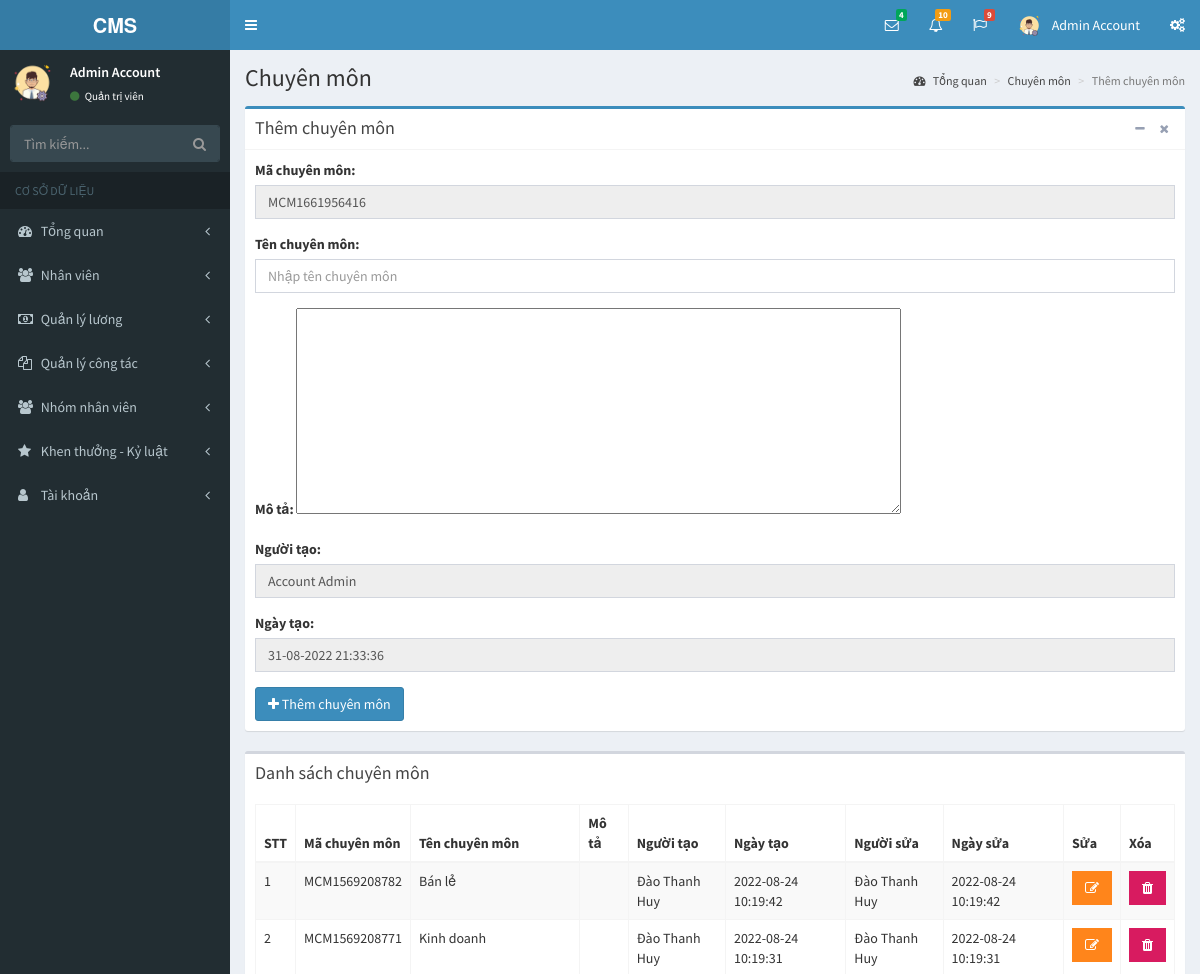
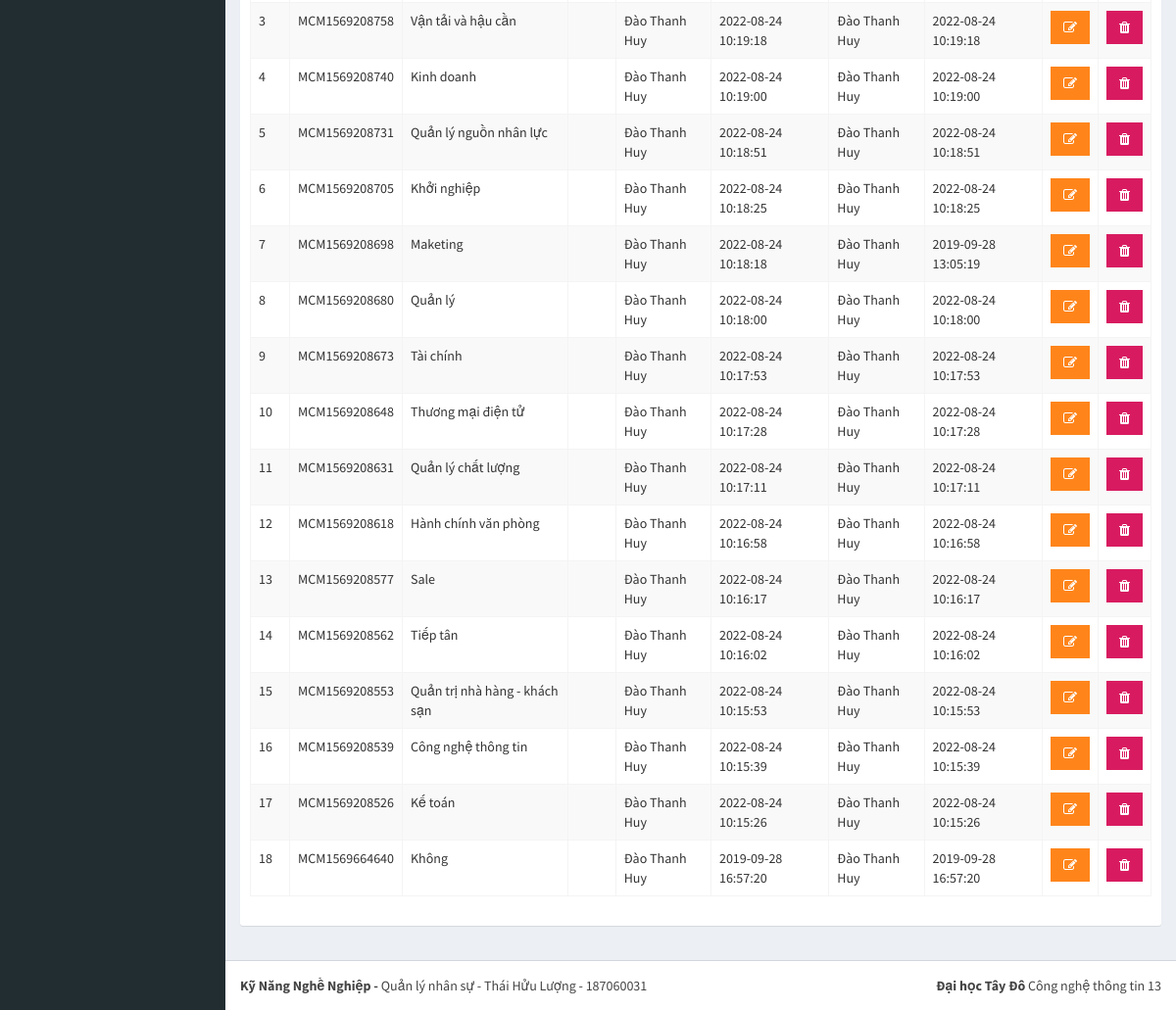
The app's page /pages/chuyen-mon.php (signed in) with its own data (2 pictures, top to bottom).
### tables this page shows
CREATE TABLE `tai_khoan` (
  `id` int(11) NOT NULL,
  `ho` varchar(50) NOT NULL,
  `ten` varchar(50) NOT NULL,
  `hinh_anh` varchar(50) NOT NULL,
  `email` varchar(50) NOT NULL,
  `mat_khau` varchar(50) NOT NULL,
  `so_dt` varchar(50) NOT NULL,
  `quyen` tinyint(1) NOT NULL,
  `trang_thai` tinyint(1) NOT NULL,
  `truy_cap` int(11) NOT NULL,
  `ngay_tao` datetime NOT NULL,
  `ngay_sua` datetime NOT NULL
);

CREATE TABLE `chuyen_mon` (
  `id` int(11) NOT NULL,
  `ma_chuyen_mon` varchar(50) NOT NULL,
  `ten_chuyen_mon` varchar(255) NOT NULL,
  `ghi_chu` varchar(255) NOT NULL,
  `nguoi_tao` varchar(50) NOT NULL,
  `ngay_tao` datetime NOT NULL,
  `nguoi_sua` varchar(50) NOT NULL,
  `ngay_sua` datetime NOT NULL
);

### pages/chuyen-mon.php (the view, shortened to what this page needs)
<?php
if(isset($_SESSION['username']) && isset($_SESSION['level']))
{
  include('../layouts/header.php');
  include('../layouts/topbar.php');
  include('../layouts/sidebar.php');
  $showData = "SELECT id, ma_chuyen_mon, ten_chuyen_mon, ghi_chu, nguoi_tao, ngay_tao, nguoi_sua, ngay_sua FROM chuyen_mon ORDER BY ngay_tao DESC";
  $result = mysqli_query($conn, $showData);
  $arrShow = array();
  while ($row = mysqli_fetch_array($result)) {
    $arrShow[] = $row;
  }
  $specialCode = "MCM" . time();
?>
  <div class="content-wrapper">
    <section class="content-header">
      <h1>
        Chuyên môn
      </h1>
      <ol class="breadcrumb">
        <li><a href="index.php?p=index&a=statistic"><i class="fa fa-dashboard"></i> Tổng quan</a></li>
        <li><a href="chuyen-mon.php?p=staff&a=specialize">Chuyên môn</a></li>
        <li class="active">Thêm chuyên môn</li>
      </ol>
    </section>
    <section class="content">
      <div class="row">
        <div class="col-xs-12">
          <div class="box box-primary">
            <div class="box-header with-border">
              <h3 class="box-title">Thêm chuyên môn</h3>
              <div class="box-tools pull-right">
                <button type="button" class="btn btn-box-tool" data-widget="collapse"><i class="fa fa-minus"></i></button>
                <button type="button" class="btn btn-box-tool" data-widget="remove"><i class="fa fa-remove"></i></button>
              </div>
            </div>
            <div class="box-body">
              <form action="" method="POST">
                <div class="row">
                  <div class="col-md-12">
                    <div class="form-group">
                      <label for="exampleInputEmail1">Mã chuyên môn: </label>
                      <input type="text" class="form-control" id="exampleInputEmail1" name="speacialCode" value="<?php echo $specialCode; ?>" readonly>
                    </div>
                    <div class="form-group">
                      <label for="exampleInputEmail1">Tên chuyên môn: </label>
                      <input type="text" class="form-control" id="exampleInputEmail1" placeholder="Nhập tên chuyên môn" name="titleSpecial">
                    </div>
                    <div class="form-group">
                      <label for="exampleInputEmail1">Mô tả: </label>
                      <textarea id="editor1" rows="10" cols="80" name="description">
                      </textarea>
                    </div>
                    <div class="form-group">
                      <label for="exampleInputEmail1">Người tạo: </label>
                      <input type="text" class="form-control" id="exampleInputEmail1" value="<?php echo $row_acc['ho']; ?> <?php echo $row_acc['ten']; ?>" name="personCreate" readonly>
                    </div>
                    <div class="form-group">
                      <label for="exampleInputEmail1">Ngày tạo: </label>
                      <input type="text" class="form-control" id="exampleInputEmail1" value="<?php echo date('d-m-Y H:i:s'); ?>" name="dateCreate" readonly>
                    </div>
                    <?php
                      if($_SESSION['level'] == 1)
                        echo "<button type='submit' class='btn btn-primary' name='save'><i class='fa fa-plus'></i> Thêm chuyên môn</button>";
                    ?>
                  </div>
                </div>
              </form>
            </div>
          </div>
          <div class="box">
            <div class="box-header">
              <h3 class="box-title">Danh sách chuyên môn</h3>
            </div>
            <div class="box-body">
              <div class="table-responsive">
                <table id="example1" class="table table-bordered table-striped">
                  <thead>
                  <tr>
                    <th>STT</th>
                    <th>Mã chuyên môn</th>
                    <th>Tên chuyên môn</th>
                    <th>Mô tả</th>
                    <th>Người tạo</th>
                    <th>Ngày tạo</th>
                    <th>Người sửa</th>
                    <th>Ngày sửa</th>
                    <th>Sửa</th>
                    <th>Xóa</th>
                  </tr>
                  </thead>
                  <tbody>
                  <?php
                    $count = 1;
                    foreach ($arrShow as $arrS)
                    {
                  ?>
                      <tr>
                        <td><?php echo $count; ?></td>
                        <td><?php echo $arrS['ma_chuyen_mon']; ?></td>
                        <td><?php echo $arrS['ten_chuyen_mon']; ?></td>
                        <td><?php echo $arrS['ghi_chu']; ?></td>
                        <td><?php echo $arrS['nguoi_tao']; ?></td>
                        <td><?php echo $arrS['ngay_tao']; ?></td>
                        <td><?php echo $arrS['nguoi_sua']; ?></td>
                        <td><?php echo $arrS['ngay_sua']; ?></td>
                        <th>
                          <?php
                            if($row_acc['quyen'] == 1)
                            {
                              echo "<form method='POST'>";
                              echo "<button type='submit' class='btn bg-orange btn-flat'  name='edit'><i class='fa fa-edit'></i></button>";
                              echo "</form>";
                            }
                            else
                            {
                              echo "<button type='button' class='btn bg-orange btn-flat' disabled><i class='fa fa-edit'></i></button>";
                            }
                          ?>
                        </th>
                        <th>
                          <?php
                            if($row_acc['quyen'] == 1)
                            {
                              echo "<button type='button' class='btn bg-maroon btn-flat' data-toggle='modal' data-target='#exampleModal' data-whatever='".$arrS['id']."'><i class='fa fa-trash'></i></button>";
                            }
                            else
                            {
                              echo "<button type='button' class='btn bg-maroon btn-flat' disabled><i class='fa fa-trash'></i></button>";
                            }
                          ?>
                        </th>
                      </tr>
                  <?php
                      $count++;
                    }
                  ?>
                  </tbody>
                </table>
              </div>
            </div>
          </div>
        </div>
      </div>
    </section>
  </div>
<?php
  include('../layouts/footer.php');
}
else
{
  header('Location: dang-nhap.php');
}
?>

### layouts/topbar.php (shortened to what this page needs)
<body class="hold-transition skin-blue sidebar-mini">
<div class="wrapper">
  <header class="main-header">
    <a href="index.php?p=index&a=statistic" class="logo">
      <span class="logo-lg"><b>CMS</b></span>
    </a>
    <nav class="navbar navbar-static-top">
      <a href="#" class="sidebar-toggle" data-toggle="push-menu" role="button">
      </a>
      <div class="navbar-custom-menu">
        <ul class="nav navbar-nav">
          <li class="dropdown messages-menu">
            <a href="#" class="dropdown-toggle" data-toggle="dropdown">
              <i class="fa fa-envelope-o"></i>
              <span class="label label-success">4</span>
            </a>
          </li>
          <li class="dropdown notifications-menu">
            <a href="#" class="dropdown-toggle" data-toggle="dropdown">
              <i class="fa fa-bell-o"></i>
              <span class="label label-warning">10</span>
            </a>
          </li>
          <li class="dropdown tasks-menu">
            <a href="#" class="dropdown-toggle" data-toggle="dropdown">
              <i class="fa fa-flag-o"></i>
              <span class="label label-danger">9</span>
            </a>
          </li>
          <li class="dropdown user user-menu">
            <a href="#" class="dropdown-toggle" data-toggle="dropdown">
              <img src="../uploads/images/<?php echo $row_acc['hinh_anh']; ?>" class="user-image" alt="User Image">
              <span class="hidden-xs"><?php echo $row_acc['ten']; ?> <?php echo $row_acc['ho']; ?></span>
            </a>
          </li>
          <li>
            <a href="#" data-toggle="control-sidebar"><i class="fa fa-gears"></i></a>
          </li>
        </ul>
      </div>
    </nav>
  </header>

### layouts/sidebar.php (shortened to what this page needs)
<aside class="main-sidebar">
  <section class="sidebar">
    <div class="user-panel">
      <div class="pull-left image">
        <img src="../uploads/images/<?php echo $row_acc['hinh_anh']; ?>" class="img-circle" alt="User Image">
      </div>
      <div class="pull-left info">
        <p>
          <?php echo $row_acc['ten']; ?> <?php echo $row_acc['ho']; ?>
        </p>
        <a href="#"><i class="fa fa-circle text-success"></i>
          <?php
            if($row_acc['quyen'] == 1)
            {
              echo "Quản trị viên";
            }
            else
            {
              echo "Nhân viên";
            }
          ?>
        </a>
      </div>
    </div>
    <form action="#" method="get" class="sidebar-form">
      <div class="input-group">
        <input type="text" name="q" class="form-control" placeholder="Tìm kiếm...">
        <span class="input-group-btn">
              <button type="submit" name="search" id="search-btn" class="btn btn-flat"><i class="fa fa-search"></i>
              </button>
            </span>
      </div>
    </form>
    <ul class="sidebar-menu" data-widget="tree">
      <li class="header">CƠ SỞ DỮ LIỆU</li>
      <li class="<?php if($p == 'index') echo 'active'; ?> treeview">
        <a href="#">
          <i class="fa fa-dashboard"></i> <span>Tổng quan</span>
          <span class="pull-right-container">
            <i class="fa fa-angle-left pull-right"></i>
          </span>
        </a>
      </li>
      <li class="<?php if($p == 'staff') echo 'active'; ?> treeview">
        <a href="#">
          <i class="fa fa-users"></i>
          <span>Nhân viên</span>
          <span class="pull-right-container">
            <i class="fa fa-angle-left pull-right"></i>
          </span>
        </a>
      </li>
      <li class="<?php if($p == 'salary') echo 'active'; ?> treeview">
        <a href="#">
          <i class="fa fa-money"></i>
          <span>Quản lý lương</span>
          <span class="pull-right-container">
            <i class="fa fa-angle-left pull-right"></i>
          </span>
        </a>
      </li>
      <li class="<?php if($p == 'collaborate') echo 'active'; ?> treeview">
        <a href="#">
          <i class="fa fa-files-o"></i>
          <span>Quản lý công tác</span>
          <span class="pull-right-container">
            <i class="fa fa-angle-left pull-right"></i>
          </span>
        </a>
      </li>
      <li class="<?php if($p == 'group') echo 'active'; ?> treeview">
        <a href="#">
          <i class="fa fa-users"></i> <span>Nhóm nhân viên</span>
          <span class="pull-right-container">
            <i class="fa fa-angle-left pull-right"></i>
          </span>
        </a>
      </li>
      <li class="<?php if($p == 'bonus-discipline') echo 'active'; ?> treeview">
        <a href="#">
          <i class="fa fa-star"></i> <span>Khen thưởng - Kỷ luật</span>
          <span class="pull-right-container">
            <i class="fa fa-angle-left pull-right"></i>
          </span>
        </a>
      </li>
      <li class="<?php if($p == 'account') echo 'active'; ?> treeview">
        <a href="#">
          <i class="fa fa-user"></i> <span>Tài khoản</span>
          <span class="pull-right-container">
            <i class="fa fa-angle-left pull-right"></i>
          </span>
        </a>
      </li>
    </ul>
  </section>
</aside>

### records on screen
tai_khoan: hinh_anh (picture), ten "Admin", ho "Account", personCreate "Account Admin"
chuyen_mon: ma_chuyen_mon "MCM1569208782", ten_chuyen_mon "Bán lẻ", nguoi_tao "Đào Thanh Huy", ngay_tao "2022-08-24 10:19:42", nguoi_sua "Đào Thanh Huy", ngay_sua "2022-08-24 10:19:42"
chuyen_mon: ma_chuyen_mon "MCM1569208771", ten_chuyen_mon "Kinh doanh", nguoi_tao "Đào Thanh Huy", ngay_tao "2022-08-24 10:19:31", nguoi_sua "Đào Thanh Huy", ngay_sua "2022-08-24 10:19:31"
chuyen_mon: ma_chuyen_mon "MCM1569208758", ten_chuyen_mon "Vận tải và hậu cần", nguoi_tao "Đào Thanh Huy", ngay_tao "2022-08-24 10:19:18", nguoi_sua "Đào Thanh Huy", ngay_sua "2022-08-24 10:19:18"
chuyen_mon: ma_chuyen_mon "MCM1569208740", ten_chuyen_mon "Kinh doanh", nguoi_tao "Đào Thanh Huy", ngay_tao "2022-08-24 10:19:00", nguoi_sua "Đào Thanh Huy", ngay_sua "2022-08-24 10:19:00"
chuyen_mon: ma_chuyen_mon "MCM1569208731", ten_chuyen_mon "Quản lý nguồn nhân lực", nguoi_tao "Đào Thanh Huy", ngay_tao "2022-08-24 10:18:51", nguoi_sua "Đào Thanh Huy", ngay_sua "2022-08-24 10:18:51"
chuyen_mon: ma_chuyen_mon "MCM1569208705", ten_chuyen_mon "Khởi nghiệp", nguoi_tao "Đào Thanh Huy", ngay_tao "2022-08-24 10:18:25", nguoi_sua "Đào Thanh Huy", ngay_sua "2022-08-24 10:18:25"
chuyen_mon: ma_chuyen_mon "MCM1569208698", ten_chuyen_mon "Maketing", nguoi_tao "Đào Thanh Huy", ngay_tao "2022-08-24 10:18:18", nguoi_sua "Đào Thanh Huy", ngay_sua "2019-09-28 13:05:19"
chuyen_mon: ma_chuyen_mon "MCM1569208680", ten_chuyen_mon "Quản lý", nguoi_tao "Đào Thanh Huy", ngay_tao "2022-08-24 10:18:00", nguoi_sua "Đào Thanh Huy", ngay_sua "2022-08-24 10:18:00"
chuyen_mon: ma_chuyen_mon "MCM1569208673", ten_chuyen_mon "Tài chính", nguoi_tao "Đào Thanh Huy", ngay_tao "2022-08-24 10:17:53", nguoi_sua "Đào Thanh Huy", ngay_sua "2022-08-24 10:17:53"
chuyen_mon: ma_chuyen_mon "MCM1569208648", ten_chuyen_mon "Thương mại điện tử", nguoi_tao "Đào Thanh Huy", ngay_tao "2022-08-24 10:17:28", nguoi_sua "Đào Thanh Huy", ngay_sua "2022-08-24 10:17:28"
chuyen_mon: ma_chuyen_mon "MCM1569208631", ten_chuyen_mon "Quản lý chất lượng", nguoi_tao "Đào Thanh Huy", ngay_tao "2022-08-24 10:17:11", nguoi_sua "Đào Thanh Huy", ngay_sua "2022-08-24 10:17:11"
chuyen_mon: ma_chuyen_mon "MCM1569208618", ten_chuyen_mon "Hành chính văn phòng", nguoi_tao "Đào Thanh Huy", ngay_tao "2022-08-24 10:16:58", nguoi_sua "Đào Thanh Huy", ngay_sua "2022-08-24 10:16:58"
chuyen_mon: ma_chuyen_mon "MCM1569208577", ten_chuyen_mon "Sale", nguoi_tao "Đào Thanh Huy", ngay_tao "2022-08-24 10:16:17", nguoi_sua "Đào Thanh Huy", ngay_sua "2022-08-24 10:16:17"
chuyen_mon: ma_chuyen_mon "MCM1569208562", ten_chuyen_mon "Tiếp tân", nguoi_tao "Đào Thanh Huy", ngay_tao "2022-08-24 10:16:02", nguoi_sua "Đào Thanh Huy", ngay_sua "2022-08-24 10:16:02"
chuyen_mon: ma_chuyen_mon "MCM1569208553", ten_chuyen_mon "Quản trị nhà hàng - khách sạn", nguoi_tao "Đào Thanh Huy", ngay_tao "2022-08-24 10:15:53", nguoi_sua "Đào Thanh Huy", ngay_sua "2022-08-24 10:15:53"
chuyen_mon: ma_chuyen_mon "MCM1569208539", ten_chuyen_mon "Công nghệ thông tin", nguoi_tao "Đào Thanh Huy", ngay_tao "2022-08-24 10:15:39", nguoi_sua "Đào Thanh Huy", ngay_sua "2022-08-24 10:15:39"
chuyen_mon: ma_chuyen_mon "MCM1569208526", ten_chuyen_mon "Kế toán", nguoi_tao "Đào Thanh Huy", ngay_tao "2022-08-24 10:15:26", nguoi_sua "Đào Thanh Huy", ngay_sua "2022-08-24 10:15:26"
chuyen_mon: ma_chuyen_mon "MCM1569664640", ten_chuyen_mon "Không", nguoi_tao "Đào Thanh Huy", ngay_tao "2019-09-28 16:57:20", nguoi_sua "Đào Thanh Huy", ngay_sua "2019-09-28 16:57:20"
